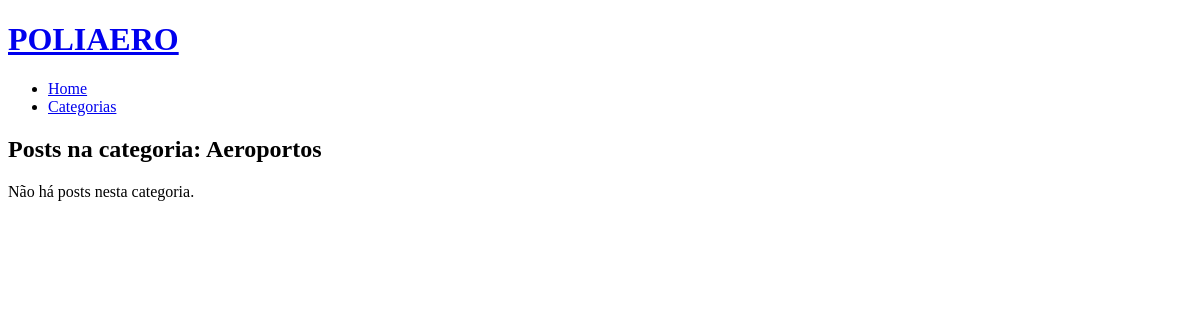
/categorias/2/, run on an earlier commit of the app's database.
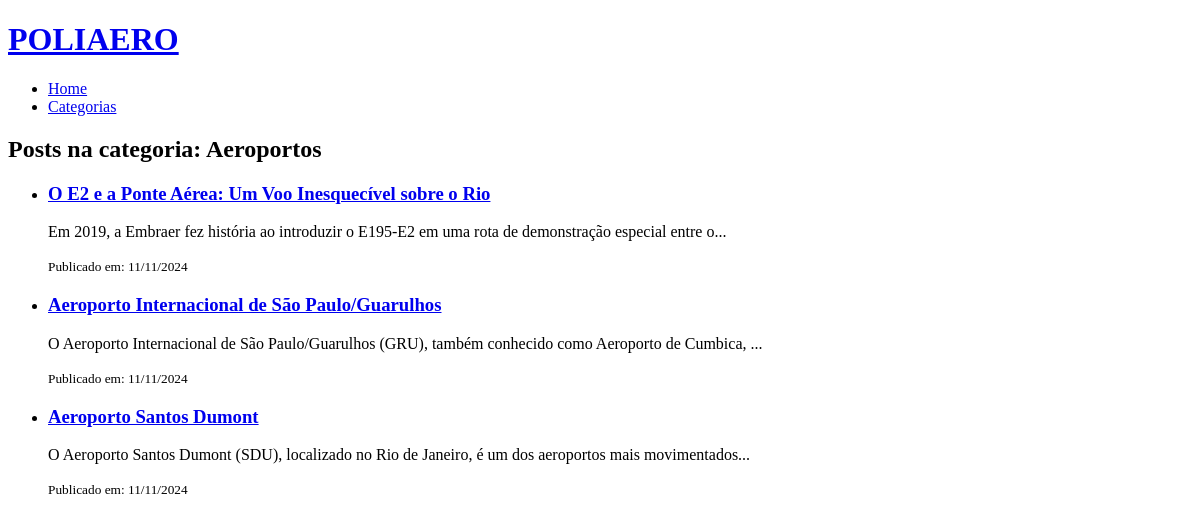
And on a later commit of the database.
### blog/models.py (models this page shows, shortened)
class Post(models.Model):
    titulo = models.CharField(max_length=100)
    conteudo = models.TextField()  # Armazena conteúdo HTML
    data_postagem = models.DateTimeField(auto_now_add=True)
    categorias = models.ManyToManyField(Category, related_name='posts')

### blog/views.py (the view)
# urls.py: path('categorias/<int:categoria_id>/', visualizar_categoria, name='visualizar_categoria'),
def visualizar_categoria(request, categoria_id):
    categoria = get_object_or_404(Category, id=categoria_id)
    posts = Post.objects.filter(categorias=categoria)  # Filtra posts pela categoria
    return render(request, 'blog/lista_posts.html', {
        'categoria': categoria,
        'posts': posts,
    })

### blog/templates/blog/lista_posts.html
{% extends "base.html" %}
{% block content %}
    <h2>Posts na categoria: {{ categoria.nome }}</h2>
    {% if posts %}
        <ul>
            {% for post in posts %}
                <li>
                    <h3><a href="{% url 'detalhes_post' post.pk %}">{{ post.titulo }}</a></h3>
                    <p>{{ post.conteudo|slice:":100" }}...</p>
                    <p><small>Publicado em: {{ post.data_postagem|date:"d/m/Y" }}</small></p>
                </li>
            {% endfor %}
        </ul>
    {% else %}
        <p>Não há posts nesta categoria.</p>
    {% endif %}
{% endblock %}

What changed in the data, as far as the page shows it:
added Post: titulo "O E2 e a Ponte Aérea: Um Voo Inesquecível sobre o Rio", conteudo "Em 2019, a Embraer fez história ao introduzir o E195-E2 em uma rota de demonstração especial entre o", data_postagem "11/11/2024"
added Post: titulo "Aeroporto Internacional de São Paulo/Guarulhos", conteudo "O Aeroporto Internacional de São Paulo/Guarulhos (GRU), também conhecido como Aeroporto de Cumbica,", data_postagem "11/11/2024"
added Post: titulo "Aeroporto Santos Dumont", conteudo "O Aeroporto Santos Dumont (SDU), localizado no Rio de Janeiro, é um dos aeroportos mais movimentados", data_postagem "11/11/2024"
Also different on the page:
text no longer shown: "Não há posts nesta categoria."
